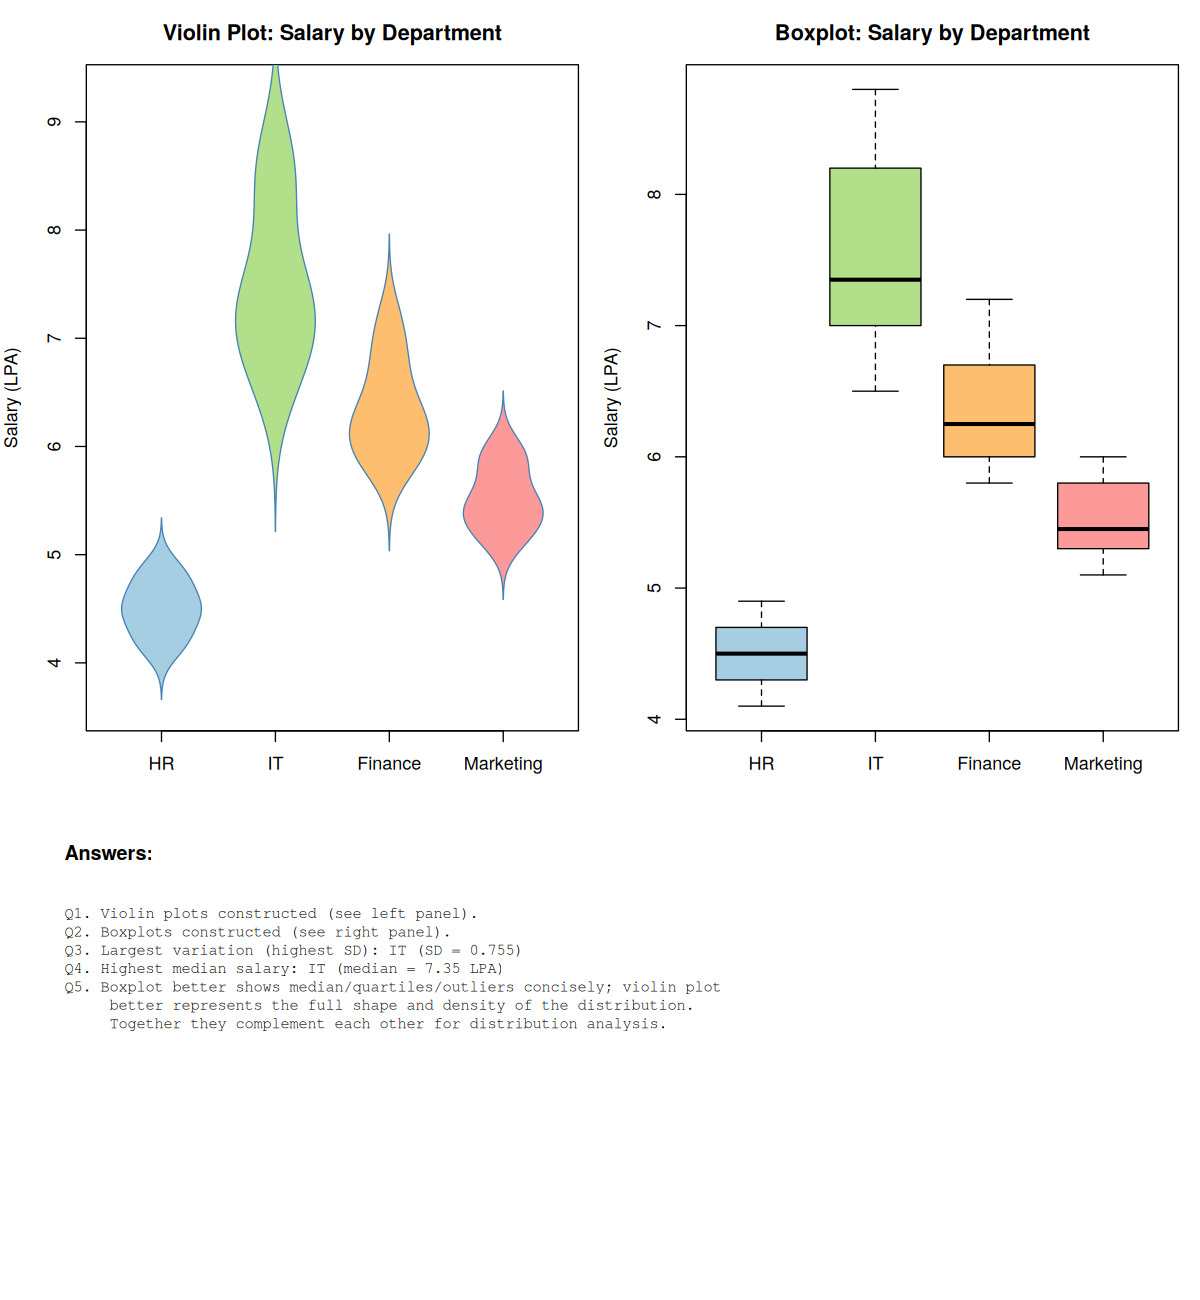

The R source for this figure:
# Activity 2: Violin Plot & Boxplot - Employee Salary Analysis

df <- data.frame(
  HR        = c(4.2,4.5,4.7,4.1,4.6,4.3,4.8,4.4,4.9,4.5),
  IT        = c(6.5,7.0,7.4,6.8,8.2,7.6,8.5,7.1,8.8,7.3),
  Finance   = c(5.8,6.2,6.0,5.9,6.7,6.4,6.9,6.1,7.2,6.3),
  Marketing = c(5.1,5.3,5.5,5.4,5.8,5.6,5.9,5.2,6.0,5.4)
)

depts <- names(df)
sds <- sapply(df, sd)
medians <- sapply(df, median)

largest_var_dept <- names(which.max(sds))
largest_var_val <- round(max(sds), 3)

highest_median_dept <- names(which.max(medians))
highest_median_val <- round(max(medians), 2)

answers <- c(
  "Q1. Violin plots constructed (see left panel).",
  "Q2. Boxplots constructed (see right panel).",
  paste0("Q3. Largest variation (highest SD): ", largest_var_dept, " (SD = ", largest_var_val, ")"),
  paste0("Q4. Highest median salary: ", highest_median_dept, " (median = ", highest_median_val, " LPA)"),
  "Q5. Boxplot better shows median/quartiles/outliers concisely; violin plot",
  "     better represents the full shape and density of the distribution.",
  "     Together they complement each other for distribution analysis."
)

# simple base-R violin function using density()
draw_violin <- function(values, at, width = 0.35, col = "lightblue") {
  d <- density(values)
  d$y <- d$y / max(d$y) * width
  polygon(c(at - d$y, rev(at + d$y)), c(d$x, rev(d$x)), col = col, border = "steelblue")
}

png("activity2_violin_boxplot.png", width = 1200, height = 1300, res = 130)
layout(matrix(c(1,2,3,3), nrow = 2, byrow = TRUE), heights = c(2.2, 1.3))

# Violin plot panel
par(mar = c(4, 4, 3, 1))
plot(NULL, xlim = c(0.5, length(depts) + 0.5), ylim = range(unlist(df)) + c(-0.5, 0.5),
     xaxt = "n", xlab = "", ylab = "Salary (LPA)", main = "Violin Plot: Salary by Department")
axis(1, at = 1:length(depts), labels = depts)
palette_cols <- c("#a6cee3", "#b2df8a", "#fdbf6f", "#fb9a99")
for (i in seq_along(depts)) {
  draw_violin(df[[i]], at = i, col = palette_cols[i])
}

# Boxplot panel
par(mar = c(4, 4, 3, 1))
boxplot(df, col = palette_cols, main = "Boxplot: Salary by Department",
        ylab = "Salary (LPA)")

# Answers panel
par(mar = c(0.5, 1, 0.5, 1))
plot.new()
text(0, 1, "Answers:", adj = c(0, 1), font = 2, cex = 1.1)
text(0, 0.85, paste(answers, collapse = "\n"), adj = c(0, 1), cex = 0.85, family = "mono")
dev.off()
cat("done\n")
